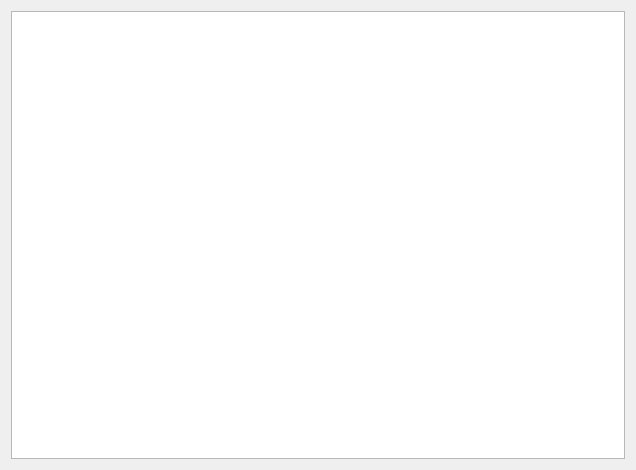
<?xml version="1.0" encoding="UTF-8"?>
<ui version="4.0">
 <class>ListBudget</class>
 <widget class="QWidget" name="ListBudget">
  <property name="geometry">
   <rect>
    <x>0</x>
    <y>0</y>
    <width>636</width>
    <height>470</height>
   </rect>
  </property>
  <property name="windowTitle">
   <string>Form</string>
  </property>
  <layout class="QHBoxLayout" name="horizontalLayout">
   <item>
    <widget class="QTableView" name="tableView"/>
   </item>
  </layout>
 </widget>
 <resources/>
 <connections/>
</ui>
